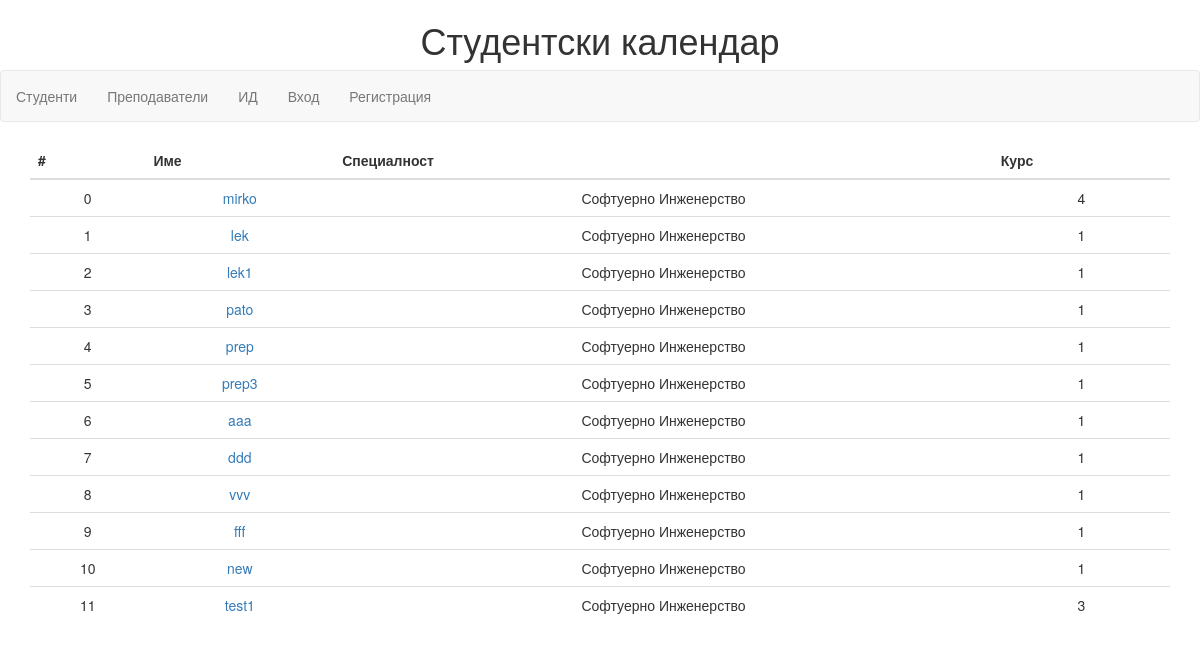
The page /users.php on the database its author committed.
### tables this page shows
CREATE TABLE `users` (
  `id` int(10) UNSIGNED NOT NULL,
  `username` varchar(100) NOT NULL,
  `email` varchar(255) NOT NULL,
  `password` varchar(255) NOT NULL,
  `speciality` varchar(20) DEFAULT 'SI',
  `course` int(11) DEFAULT '1'
);

### php/DB.php (called while the page is built)
<?php
class DB
{
	public $connection;
	private $user = 'root';
	private $pass = '';
	private $dbName = 'web';
	private static $instance = NULL;
	private function __construct()
	{
		try {
			$this->connection = new PDO("mysql:host=localhost;dbname={$this->dbName}", $this->user, $this->pass);
		} catch (Exception $e) {
			echo "cant connect";
		}
		$this->connection->query("SET NAMES utf8");
	}
	public static function getInstance(): DB
	{
		if(self::$instance == NULL)
		{
			self::$instance = new DB;
		}
		return self::$instance;
	}
}
?>

### php/DB-user-controller.php (called while the page is built, shortened)
<?php
require_once("DB.php");
abstract class IDBUserController
{
	function __construct($db)
	{
		$this->db = $db;
	}
}
class DBUserController extends IDBUserController
{
	function __construct()
	{
		require_once("DB.php");
		$db = DB::getInstance();
	}
	public function getAllUsers()
	{
		$query = "SELECT username, id, speciality, course  FROM `users`";
		$statement = $this->db->connection->prepare($query);
		$statement->bindParam(":username",$username);
		$statement->execute();
		$count = $statement->rowCount();
		if($count != 0) return $statement->fetchAll(PDO::FETCH_ASSOC);
		return array();
	}
}
 ?>

### php/converter.php (called while the page is built, shortened)
<?php
class Converter
{
	public static function abvToSpec($speciality)
	{
		switch ($speciality) {
			case 'SI':
				$speciality = "Софтуерно Инженерство";
				break;
		}
		return $speciality;
	}
}
	 ?>

### users.php (the view)
<!DOCTYPE html>
<html lang="en">
<?php require_once("php/templates.php");
    mainTemplate::head();
 ?>
<body id="page">
    <?php mainTemplate::header(); ?>
    <section id="container" class="container text-center">
    <table class="table">
	  <thead>
	    <tr>
	      <th>#</th>
	      <th>Име</th>
	      <th>Специалност</th>
	      <th>Курс</th>
	    </tr>
	  </thead>
	  <tbody>
	    <?php
			require_once("php/DB-user-controller.php");
			require_once("php/converter.php");
			$dbUserController = new DBUserController();
			$users = $dbUserController->getAllUsers();
			foreach ($users as $key=>$user) {
				echo "<tr>";
				echo "<td>$key</td>";
				$arc = "<a href='profile.php?type=student&username=".$user["username"]."'>".$user["username"]."</a>";
				echo "<td>".$arc."</td>";
				echo "<td>".Converter::abvToSpec($user["speciality"])."</td>";
				echo "<td>".$user["course"]."</td>";
				echo "</tr>";
			}
	     ?>
	  </tbody>
	</table>
    </section>
</body>
</html>

### php/templates.php (shortened to what this page needs)
<?php
class mainTemplate
{
	public static function head() {
		echo '<head>
    <meta charset="UTF-8">
    <title>Fortune Cookies</title>
    <link rel="stylesheet" href="bower_components/bootstrap/dist/css/bootstrap.css">
    <link rel="stylesheet" href="css/main.css">
    <script src="bower_components/jquery/dist/jquery.js"></script>
    <script src="bower_components/bootstrap/dist/js/bootstrap.js"></script>
    <link rel="stylesheet" href="js/jquery.timeline-master/dist/timeline.min.css">
    <script src="js/jquery.timeline-master/dist/timeline.min.js"></script>
    </head>';
	}
	public static function header(){
		echo '<header id="header">
			    <h1>Студентски календар</h1>
			    	<nav class="navbar navbar-default">
			    	<ul class="nav navbar-nav" id="main-nav">';
		echo '
                <li class="users">
                    <a href="users.php">Студенти</a>
                </li>
                <li class="users">
                    <a href="lectures.php">Преподаватели</a>
                </li>
                <li class="ids">
                    <a href="discipline.php">ИД</a>
                </li>';
        if(isset($_SESSION['logged_in']) && $_SESSION['logged_in'] == 1)
	        echo '<li><a href="profile.php?type='.$_SESSION['type'].'&username='.$_SESSION['username'].'">Профил</a></li>
	              <li><a class="btn-nav-logout" href="logout.php">Изход</a></li>';
   		else {
   			echo '<li>
                    <a href="login.php">Вход</a>
                </li>
                <li>
                    <a href="register.php">Регистрация</a>
                </li>
            </ul>';
   		}
		echo "</nav></header>";
   	}
}
 ?>

### css/main.css (style rules this page uses)
#page { text-align: center }
#main-nav { text-align: center; display: inline-block; margin: 0 auto; }

### rows shown on the page
users: key "0", username "mirko", speciality "Софтуерно Инженерство", course "4"
users: key "1", username "lek", speciality "Софтуерно Инженерство", course "1"
users: key "2", username "lek1", speciality "Софтуерно Инженерство", course "1"
users: key "3", username "pato", speciality "Софтуерно Инженерство", course "1"
users: key "4", username "prep", speciality "Софтуерно Инженерство", course "1"
users: key "5", username "prep3", speciality "Софтуерно Инженерство", course "1"
users: key "6", username "aaa", speciality "Софтуерно Инженерство", course "1"
users: key "7", username "ddd", speciality "Софтуерно Инженерство", course "1"
users: key "8", username "vvv", speciality "Софтуерно Инженерство", course "1"
users: key "9", username "fff", speciality "Софтуерно Инженерство", course "1"
users: key "10", username "new", speciality "Софтуерно Инженерство", course "1"
users: key "11", username "test1", speciality "Софтуерно Инженерство", course "3"
